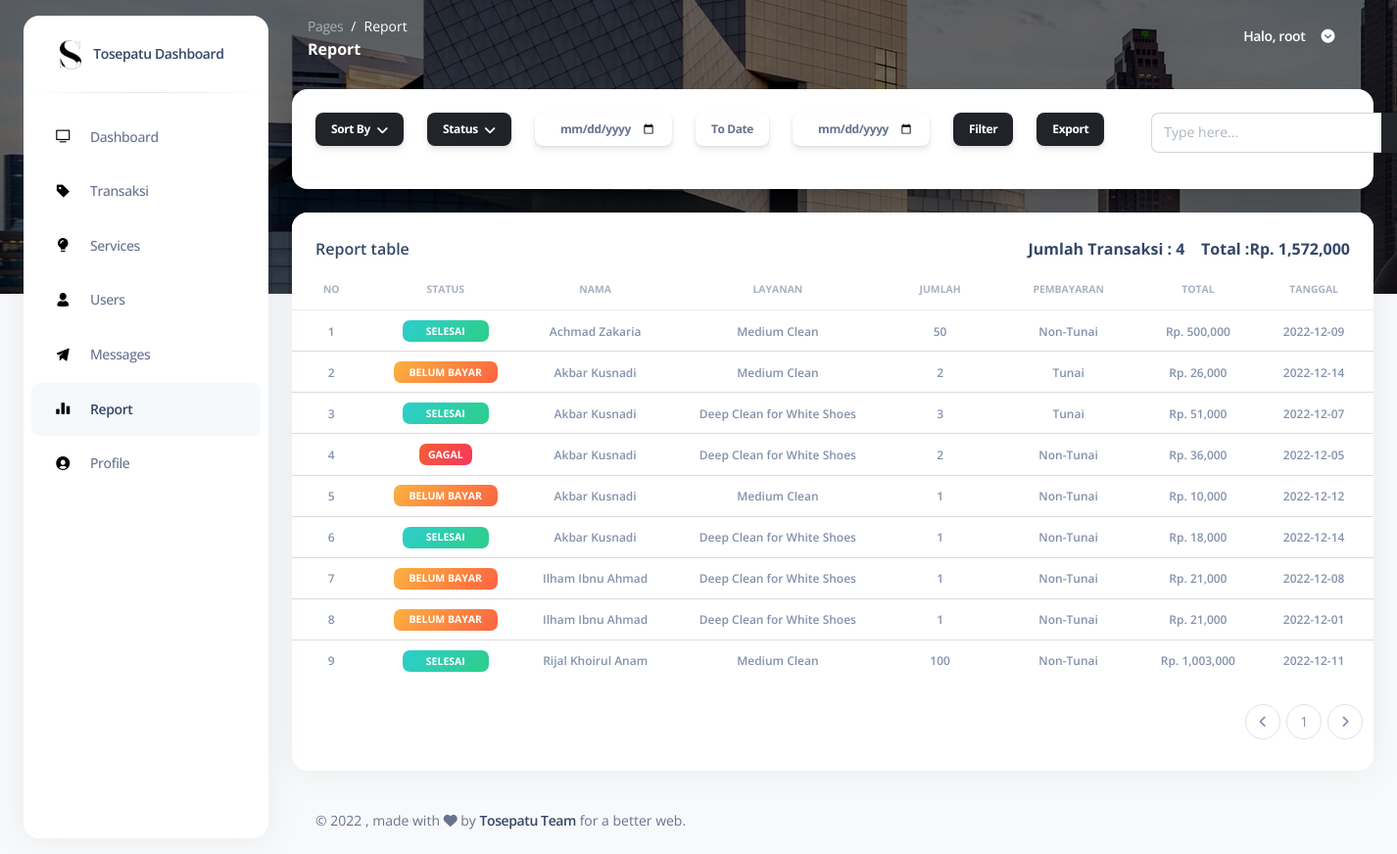
The page /pages/report.php (signed in) on the database its author committed.
### tables this page shows
CREATE TABLE `tb_user` (
  `id` int(2) NOT NULL,
  `nama` varchar(50) NOT NULL,
  `username` varchar(50) NOT NULL,
  `password` varchar(50) NOT NULL,
  `role` int(2) NOT NULL
);

CREATE TABLE `tb_transaksi` (
  `id` int(11) NOT NULL,
  `id_user` int(2) NOT NULL,
  `alamat` varchar(200) NOT NULL,
  `status` int(2) NOT NULL,
  `layanan` int(2) NOT NULL,
  `jumlah` int(11) NOT NULL,
  `penjemputan` int(2) NOT NULL,
  `pengiriman` int(2) NOT NULL,
  `pembayaran` int(2) NOT NULL,
  `bukti` varchar(50) DEFAULT NULL,
  `tanggal` date NOT NULL
);

CREATE TABLE `tb_layanan` (
  `id` int(2) NOT NULL,
  `nama` varchar(50) NOT NULL,
  `harga` varchar(50) NOT NULL
);

CREATE TABLE `tb_pembayaran` (
  `id` int(11) NOT NULL,
  `nama` varchar(10) NOT NULL
);

### pages/report.php (the view, shortened to what the rows shown need)
<?php
if (isset($_SESSION["ses_username"]) == "") {
  header("location: ../login.php");
} elseif ($_SESSION["ses_role"] == '2') {
  header("location: logout.php");
} else {
  $data_id = $_SESSION["ses_id"];
}
?>
<!DOCTYPE html>
<html lang="en">
<head>
  <link href="../assets/css/nucleo-icons.css" rel="stylesheet" />
  <link href="../assets/css/nucleo-svg.css" rel="stylesheet" />
  <link href="../assets/css/nucleo-svg.css" rel="stylesheet" />
  <link id="pagestyle" href="../assets/css/argon-dashboard.css" rel="stylesheet" />
</head>
<body class="g-sidenav-show bg-gray-100">
  <main class="main-content position-relative border-radius-lg">
    <nav class="navbar navbar-main navbar-expand-lg px-0 mx-4 shadow-none border-radius-xl" id="navbarBlur" data-scroll="false">
      <div class="container-fluid py-1 px-3">
        <div class="collapse navbar-collapse mt-sm-0 mt-2 me-md-0 me-sm-4" id="navbar">
          <ul class="ms-md-auto pe-md-3 d-flex align-items-center navbar-nav justify-content-end">
            <?php
            $tampilprofil = ("SELECT * FROM tb_user WHERE id = '$data_id'");
            $result   = mysqli_query($koneksi, $tampilprofil);
            while ($row = mysqli_fetch_array($result)) {
              $profilName   = $row['nama'];
            ?>
              <li class="nav-item px-3 d-flex align-items-center">
                <a href="javascript:;" class="nav-link text-white font-weight-bold px-0">
                  <span class="d-sm-inline d-none">Halo, <?php echo $profilName ?></span>
                </a>
              </li>
            <?php
            }
            ?>
          </ul>
        </div>
      </div>
    </nav>
    <div class="container-fluid py-4">
      <div class="row">
        <div class="col-12">
          <div class="card mb-4">
                <?php
                if (isset($_POST['from_date']) && isset($_POST['to_date'])) {
                  $from_date = $_POST['from_date'];
                  $to_date = $_POST['to_date'];
                  $filter_dek = ("SELECT COUNT(tb_transaksi.id) AS jml_transaksi, format(SUM(tb_layanan.harga * tb_transaksi.jumlah + tb_penjemputan.harga + tb_pengiriman.harga),0) as total_jumlah FROM tb_transaksi INNER JOIN tb_layanan ON tb_layanan.id=tb_transaksi.layanan INNER JOIN tb_penjemputan ON tb_penjemputan.id=tb_transaksi.penjemputan INNER JOIN tb_pengiriman ON tb_pengiriman.id=tb_transaksi.pengiriman INNER JOIN tb_status ON tb_status.id=tb_transaksi.status WHERE tb_status.nama = 'selesai' AND tb_transaksi.tanggal BETWEEN '$from_date' AND '$to_date'");
                  $result   = mysqli_query($koneksi, $filter_dek);
                } else {
                  $reportcuy = ("SELECT COUNT(tb_transaksi.id) AS jml_transaksi, format(SUM(tb_layanan.harga * tb_transaksi.jumlah + tb_penjemputan.harga + tb_pengiriman.harga),0) as total_jumlah FROM tb_transaksi INNER JOIN tb_layanan ON tb_layanan.id=tb_transaksi.layanan INNER JOIN tb_penjemputan ON tb_penjemputan.id=tb_transaksi.penjemputan INNER JOIN tb_pengiriman ON tb_pengiriman.id=tb_transaksi.pengiriman INNER JOIN tb_status ON tb_status.id=tb_transaksi.status WHERE tb_status.nama = 'selesai'");
                  $result   = mysqli_query($koneksi, $reportcuy);
                }
                ?>
            <div class="card-body px-0 pt-0 pb-2">
              <div class="table-responsive p-0">
                <table class="table align-items-center mb-0">
                  <thead>
                    <tr>
                      <th class="text-center text-uppercase text-secondary text-xxs font-weight-bolder opacity-7">
                        No
                      </th>
                      <th class="text-center text-uppercase text-secondary text-xxs font-weight-bolder opacity-7">
                        Status
                      </th>
                      <th class="text-center text-uppercase text-secondary text-xxs font-weight-bolder opacity-7">
                        Nama
                      </th>
                      <th class="text-center text-uppercase text-secondary text-xxs font-weight-bolder opacity-7">
                        Layanan
                      </th>
                      <th class="text-center text-uppercase text-secondary text-xxs font-weight-bolder opacity-7">
                        Jumlah
                      </th>
                      <th class="text-center text-uppercase text-secondary text-xxs font-weight-bolder opacity-7">
                        Pembayaran
                      </th>
                      <th class="text-center text-uppercase text-secondary text-xxs font-weight-bolder opacity-7">
                        Total
                      </th>
                      <th class="text-center text-uppercase text-secondary text-xxs font-weight-bolder opacity-7">
                        Tanggal
                      </th>
                    </tr>
                  </thead>
                  <tbody>
                    <?php
                    $batas = 20;
                    $halaman = @$_GET['halaman'];
                    if (empty($halaman)) {
                      $posisi = 0;
                    } else {
                      $posisi = ($halaman - 1) * $batas;
                    }
                    $data = $_POST['data'];
                    if (isset($_POST['caridata'])) {
                      $caringab = ("SELECT tb_transaksi.id, tb_user.nama, tb_status.nama AS status, tb_layanan.nama as layanan, tb_layanan.harga, tb_transaksi.jumlah, format(tb_penjemputan.harga,0) as penjemputan, format(tb_pengiriman.harga,0) as pengiriman, FORMAT(SUM(tb_transaksi.jumlah * tb_layanan.harga + tb_pengiriman.harga + tb_penjemputan.harga),0) AS total, tb_pembayaran.nama as pembayaran, tb_transaksi.alamat, tb_transaksi.bukti, tb_transaksi.tanggal FROM tb_transaksi INNER JOIN tb_status ON tb_status.id=tb_transaksi.status INNER JOIN tb_penjemputan ON tb_penjemputan.id=tb_transaksi.penjemputan INNER JOIN tb_pengiriman ON tb_pengiriman.id=tb_transaksi.pengiriman INNER JOIN tb_layanan ON tb_layanan.id=tb_transaksi.layanan INNER JOIN tb_pembayaran ON tb_pembayaran.id=tb_transaksi.pembayaran INNER JOIN tb_user ON tb_user.id=tb_transaksi.id_user WHERE tb_user.nama LIKE '" . $data . "%' GROUP BY tb_transaksi.id LIMIT $posisi, $batas");
                      $result   = mysqli_query($koneksi, $caringab);
                    } else {
                      $query  = ("SELECT tb_transaksi.id, tb_user.nama, tb_status.nama AS status, tb_layanan.nama as layanan, tb_layanan.harga, tb_transaksi.jumlah, format(tb_penjemputan.harga,0) as penjemputan, format(tb_pengiriman.harga,0) as pengiriman, FORMAT(SUM(tb_transaksi.jumlah * tb_layanan.harga + tb_pengiriman.harga + tb_penjemputan.harga),0) AS total, tb_pembayaran.nama as pembayaran, tb_transaksi.alamat, tb_transaksi.bukti, tb_transaksi.tanggal FROM tb_transaksi INNER JOIN tb_status ON tb_status.id=tb_transaksi.status INNER JOIN tb_penjemputan ON tb_penjemputan.id=tb_transaksi.penjemputan INNER JOIN tb_pengiriman ON tb_pengiriman.id=tb_transaksi.pengiriman INNER JOIN tb_layanan ON tb_layanan.id=tb_transaksi.layanan INNER JOIN tb_pembayaran ON tb_pembayaran.id=tb_transaksi.pembayaran INNER JOIN tb_user ON tb_user.id=tb_transaksi.id_user group by tb_transaksi.id order by tb_user.nama asc LIMIT $posisi, $batas");
                      $result = mysqli_query($koneksi, $query);
                    }
                    $no     = 1;
                    while ($row = mysqli_fetch_array($result)) {
                      $ReportNama = $row['nama'];
                      $ReportLayanan = $row['layanan'];
                      $ReportJumlah = $row['jumlah'];
                      $ReportStatus = $row['status'];
                      $ReportTotal = $row['total'];
                      $ReportPembayaran = $row['pembayaran'];
                      $ReportTanggal   = $row['tanggal'];
                    ?>
                      <tr>
                        <td class="align-middle text-center">
                          <span class="text-secondary text-xs font-weight-bold"><?php echo $no++; ?></span>
                        </td>
                        <td class="align-middle text-center text-sm">
                          <?php
                          if ($ReportStatus == "Belum Bayar") {
                            echo "
                          <span class='badge badge-sm bg-gradient-warning px-3'>Belum Bayar</span>
                          ";
                          } elseif ($ReportStatus == "Pengerjaan") {
                            echo "
                          <span class='badge badge-sm bg-gradient-info px-4'>Pengerjaan</span>
                          ";
                          } elseif ($ReportStatus == "Selesai") {
                            echo "
                          <span class='badge badge-sm bg-gradient-success px-4'>Selesai</span>
                            ";
                          } elseif ($ReportStatus == "Gagal") {
                            echo "
                            <span class='badge badge-sm bg-gradient-danger'>Gagal</span>
                              ";
                          }
                          ?>
                        </td>
                        <td class="align-middle text-center">
                          <span class="text-secondary text-xs font-weight-bold"><?php echo $ReportNama; ?></span>
                        </td>
                        <td class="align-middle text-center">
                          <span class="text-secondary text-xs font-weight-bold"><?php echo $ReportLayanan; ?></span>
                        </td>
                        <td class="align-middle text-center">
                          <span class="text-secondary text-xs font-weight-bold"><?php echo $ReportJumlah; ?></span>
                        </td>
                        <td class="align-middle text-center">
                          <span class="text-secondary text-xs font-weight-bold"> <?php echo $ReportPembayaran; ?></span>
                        </td>
                        <td class="align-middle text-center">
                          <span class="text-secondary text-xs font-weight-bold">Rp. <?php echo $ReportTotal; ?></span>
                        </td>
                        <td class="align-middle text-center">
                          <span class="text-secondary text-xs font-weight-bold"><?php echo $ReportTanggal; ?></span>
                        </td>
                      </tr>
                    <?php
                    }
                    ?>
                  </tbody>
                </table>
              </div>
            </div>
          </div>
        </div>
      </div>
    </div>
  </main>
</body>
</html>

### rows shown on the page
tb_user: nama "root"
tb_transaksi: shows "SELESAI", id_user.nama "Achmad Zakaria", layanan.nama "Medium Clean", jumlah "50", pembayaran.nama "Non-Tunai", ReportTotal "500,000", tanggal "2022-12-09"
tb_transaksi: shows "BELUM BAYAR", id_user.nama "Akbar Kusnadi", layanan.nama "Medium Clean", jumlah "2", pembayaran.nama "Tunai", ReportTotal "26,000", tanggal "2022-12-14"
tb_transaksi: shows "SELESAI", id_user.nama "Akbar Kusnadi", layanan.nama "Deep Clean for White Shoes", jumlah "3", pembayaran.nama "Tunai", ReportTotal "51,000", tanggal "2022-12-07"
tb_transaksi: shows "GAGAL", id_user.nama "Akbar Kusnadi", layanan.nama "Deep Clean for White Shoes", jumlah "2", pembayaran.nama "Non-Tunai", ReportTotal "36,000", tanggal "2022-12-05"
tb_transaksi: shows "BELUM BAYAR", id_user.nama "Akbar Kusnadi", layanan.nama "Medium Clean", jumlah "1", pembayaran.nama "Non-Tunai", ReportTotal "10,000", tanggal "2022-12-12"
tb_transaksi: shows "SELESAI", id_user.nama "Akbar Kusnadi", layanan.nama "Deep Clean for White Shoes", jumlah "1", pembayaran.nama "Non-Tunai", ReportTotal "18,000", tanggal "2022-12-14"
tb_transaksi: shows "BELUM BAYAR", id_user.nama "Ilham Ibnu Ahmad", layanan.nama "Deep Clean for White Shoes", jumlah "1", pembayaran.nama "Non-Tunai", ReportTotal "21,000", tanggal "2022-12-08"
tb_transaksi: shows "BELUM BAYAR", id_user.nama "Ilham Ibnu Ahmad", layanan.nama "Deep Clean for White Shoes", jumlah "1", pembayaran.nama "Non-Tunai", ReportTotal "21,000", tanggal "2022-12-01"
tb_transaksi: shows "SELESAI", id_user.nama "Rijal Khoirul Anam", layanan.nama "Medium Clean", jumlah "100", pembayaran.nama "Non-Tunai", ReportTotal "1,003,000", tanggal "2022-12-11"

### other values the page prints
$JumlahTransaksi "4"
$TotalJumlah "1,572,000"
